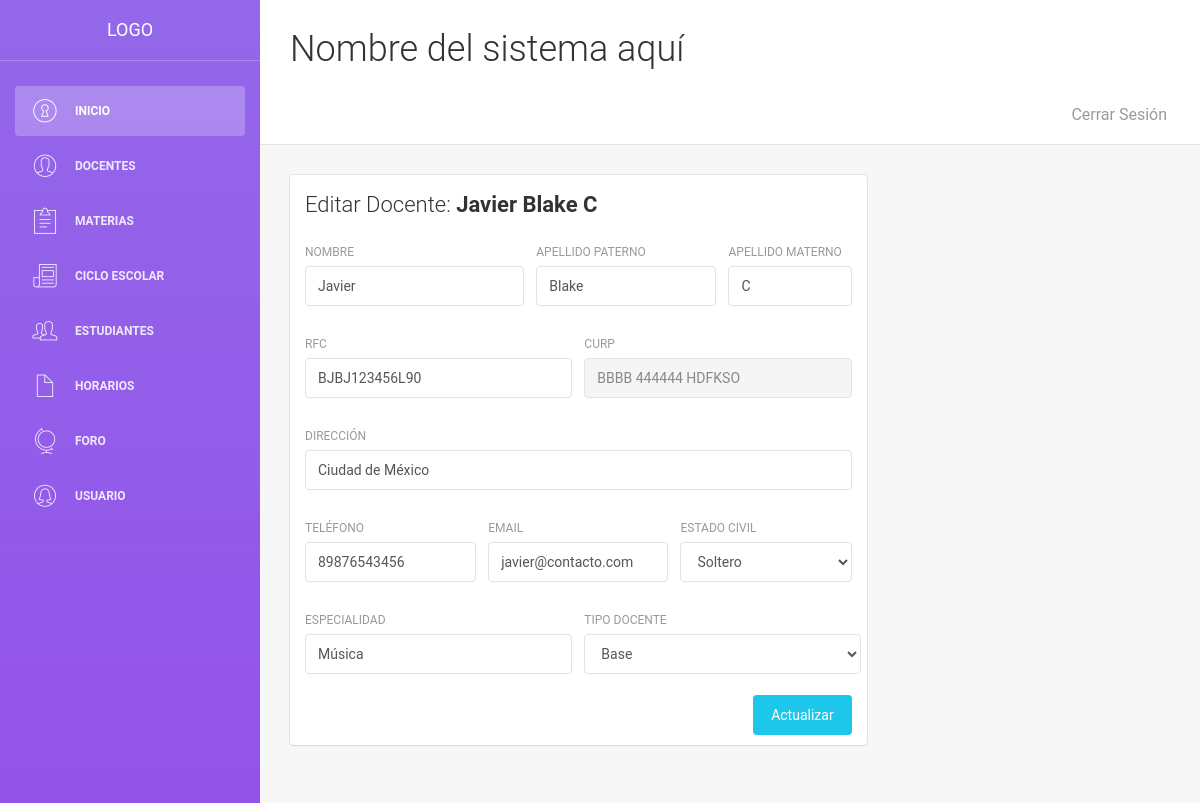
Page /vistas/docenteEditar.php?id=6 on the committed database.
### tables this page shows
CREATE TABLE `docentes` (
  `id` int(10) UNSIGNED NOT NULL,
  `nombre` varchar(255) DEFAULT NULL,
  `apaterno` varchar(255) DEFAULT NULL,
  `amaterno` varchar(255) DEFAULT NULL,
  `direccion` text,
  `telefono` varchar(255) DEFAULT NULL,
  `edoCivil` varchar(255) DEFAULT NULL,
  `tipo` int(255) UNSIGNED DEFAULT NULL,
  `rfc` varchar(255) DEFAULT NULL,
  `especialidad` varchar(255) DEFAULT NULL,
  `curp` varchar(18) NOT NULL,
  `email` varchar(30) NOT NULL
);

### vistas/docenteEditar.php (the view, shortened to what this page needs)
<?php
if (isset($_GET['id']) && !empty($_GET['id'])) {
    include '../control/conexion.php';
    $id = $_GET['id'];
    $traer_usuario = "SELECT  * FROM `docentes` WHERE `id` = '$id'";
    $ejecutar = $conexion->query($traer_usuario);
    $datos = $ejecutar->fetch_assoc();
    ?>
    <!doctype html>
    <html lang="es">
    <head>
        <link href="../assets/css/bootstrap.min.css" rel="stylesheet"/>
        <link href="../assets/css/animate.min.css" rel="stylesheet"/>
        <link href="../assets/css/light-bootstrap-dashboard.css" rel="stylesheet"/>
        <link href="../assets/css/demo.css" rel="stylesheet"/>
        <link href="../assets/css/pe-icon-7-stroke.css" rel="stylesheet"/>
    </head>
    <body>
    <div class="wrapper">
        <div class="sidebar" data-color="purple">
            <div class="sidebar-wrapper">
                <div class="logo">
                    <a href="#" class="simple-text">
                        Logo
                    </a>
                </div>
                <ul class="nav">
                    <li class="active">
                        <a href="menuAdmin.php">
                            <i class="pe-7s-door-lock"></i>
                            <p>Inicio</p>
                        </a>
                    </li>
                    <li>
                        <a href="docentesLista.php">
                            <i class="pe-7s-user"></i>
                            <p>Docentes</p>
                        </a>
                    </li>
                    <li>
                        <a href="materias/ver-m.php">
                            <i class="pe-7s-note2"></i>
                            <p>Materias</p>
                        </a>
                    </li>
                    <li>
                        <a href="ciclo_escolar/ver-v.php">
                            <i class="pe-7s-news-paper"></i>
                            <p>Ciclo Escolar</p>
                        </a>
                    </li>
                    <li>
                        <a href="#">
                            <i class="pe-7s-users"></i>
                            <p>Estudiantes</p>
                        </a>
                    </li>
                    <li>
                        <a href="#">
                            <i class="pe-7s-file"></i>
                            <p>Horarios</p>
                        </a>
                    </li>
                    <li>
                        <a href="#">
                            <i class="pe-7s-world"></i>
                            <p>Foro</p>
                        </a>
                    </li>
                    <li>
                        <a href="usuario/ver-u.php">
                            <i class="pe-7s-user-female"></i>
                            <p>Usuario</p>
                        </a>
                    </li>
                </ul>
            </div>
        </div>
        <div class="main-panel">
            <nav class="navbar navbar-default navbar-fixed">
                <div class="container-fluid">
                    <div class="collapse navbar-collapse">
                        <h2>Nombre del sistema aquí</h2>
                        <ul class="nav navbar-nav navbar-right">
                            <li>
                                <a href="#">
                                    <p>Cerrar Sesión</p>
                                </a>
                            </li>
                        </ul>
                    </div>
                </div>
            </nav>
            <div class="content">
                <div class="container-fluid">
                    <div class="row">
                        <div class="col-md-8">
                            <div class="card">
                                <div class="header">
                                    <h4 class="title">Editar Docente: <b><?php echo $datos['nombre']." ". $datos['apaterno']." ". $datos['amaterno']  ?></b>   </h4>
                                </div>
                                <div class="content">
                                    <form method="post" action="../control/updateDocente.php">
                                        <div class="row">
                                            <div class="col-md-5">
                                                <div class="form-group">
                                                    <label>Nombre</label>
                                                    <input type="text" class="form-control" name="nomTxt"
                                                           value="<?php echo $datos['nombre'] ?>">
                                                </div>
                                            </div>
                                            <div class="col-md-4">
                                                <div class="form-group">
                                                    <label>Apellido paterno</label>
                                                    <input type="text" class="form-control" name="apaTxt"
                                                           value="<?php echo $datos['apaterno'] ?>">
                                                </div>
                                            </div>
                                            <div class="col-md-3">
                                                <div class="form-group">
                                                    <label for="exampleInputEmail1">Apellido materno</label>
                                                    <input type="text" class="form-control" name="amaTxt"
                                                           value="<?php echo $datos['amaterno'] ?>">
                                                </div>
                                            </div>
                                        </div>
                                        <div class="row">
                                            <div class="col-md-6">
                                                <div class="form-group">
                                                    <label>RFC</label>
                                                    <input type="text" class="form-control" name="rfcTxt"
                                                           value="<?php echo $datos['rfc'] ?>">
                                                </div>
                                            </div>
                                            <div class="col-md-6">
                                                <div class="form-group">
                                                    <label>CURP</label>
                                                    <input type="text" class="form-control"  disabled name="curpTxt"
                                                           value="<?php echo $datos['curp'] ?>">
                                                </div>
                                            </div>
                                        </div>
                                        <div class="row">
                                            <div class="col-md-12">
                                                <div class="form-group">
                                                    <label>Dirección</label>
                                                    <input type="text" class="form-control" name="dirTxt"
                                                           value="<?php echo $datos['direccion'] ?>">
                                                </div>
                                            </div>
                                        </div>
                                        <div class="row">
                                            <div class="col-md-4">
                                                <div class="form-group">
                                                    <label>Teléfono</label>
                                                    <input type="text" class="form-control" name="telTxt"
                                                           value="<?php echo $datos['telefono'] ?>">
                                                </div>
                                            </div>
                                            <div class="col-md-4">
                                                <div class="form-group">
                                                    <label>Email</label>
                                                    <input type="email" class="form-control" name="emaEma"
                                                           value="<?php echo $datos['email'] ?>">
                                                </div>
                                            </div>
                                            <div class="col-md-4">
                                                <div class="form-group">
                                                    <label>Estado Civil</label>
                                                    <select name="edoSel" class="form-control">
                                                        <option
                                                            value="<?php echo $datos['edoCivil'] ?>"><?php echo $datos['edoCivil'] ?></option>
                                                    </select>
                                                </div>
                                            </div>
                                        </div>
                                        <div class="row">
                                            <div class="col-md-6">
                                                <div class="form-group">
                                                    <label>Especialidad</label>
                                                    <input type="text" class="form-control" name="espTxt"
                                                           value="<?php echo $datos['especialidad'] ?>">
                                                </div>
                                            </div>
                                            <div class="col-md-6">
                                                <div class="form-group">
                                                    <label>Tipo Docente</label>
                                                    <select name="tdSel" class="form-control" required>
                                                        <?php
                                                          if ($datos['tipo']==0) {
                                                              echo "<option value='".$datos['tipo']."'>Base</option>";
                                                          }elseif ($datos['tipo']==2){
                                                              echo "<option value='".$datos['tipo']."'>Interino</option>";
                                                          }else{
                                                              echo "<option value='".$datos['tipo']."'>Honorarios</option>";
                                                          }
                                                          ?>
                                                    </select>
                                                </div>
                                            </div>
                                        </div>
                                        <button type="submit" class="btn btn-info btn-fill pull-right">Actualizar
                                        </button>
                                        <div class="clearfix"></div>
                                    </form>
                                </div>
                            </div>
                        </div>
                    </div>
                </div>
            </div>
        </div>
    </div>
    </body>
    </html>
    <?php
}
    ?>

### rows in the picture
docentes: nombre "Javier", apaterno "Blake", amaterno "C", nomTxt "Javier", apaTxt "Blake", amaTxt "C", rfcTxt "BJBJ123456L90", curpTxt "BBBB 444444 HDFKSO", dirTxt "Ciudad de México", telTxt "89876543456", emaEma "javier@contacto.com", edoSel "Soltero", espTxt "Música", tdSel "Base"
